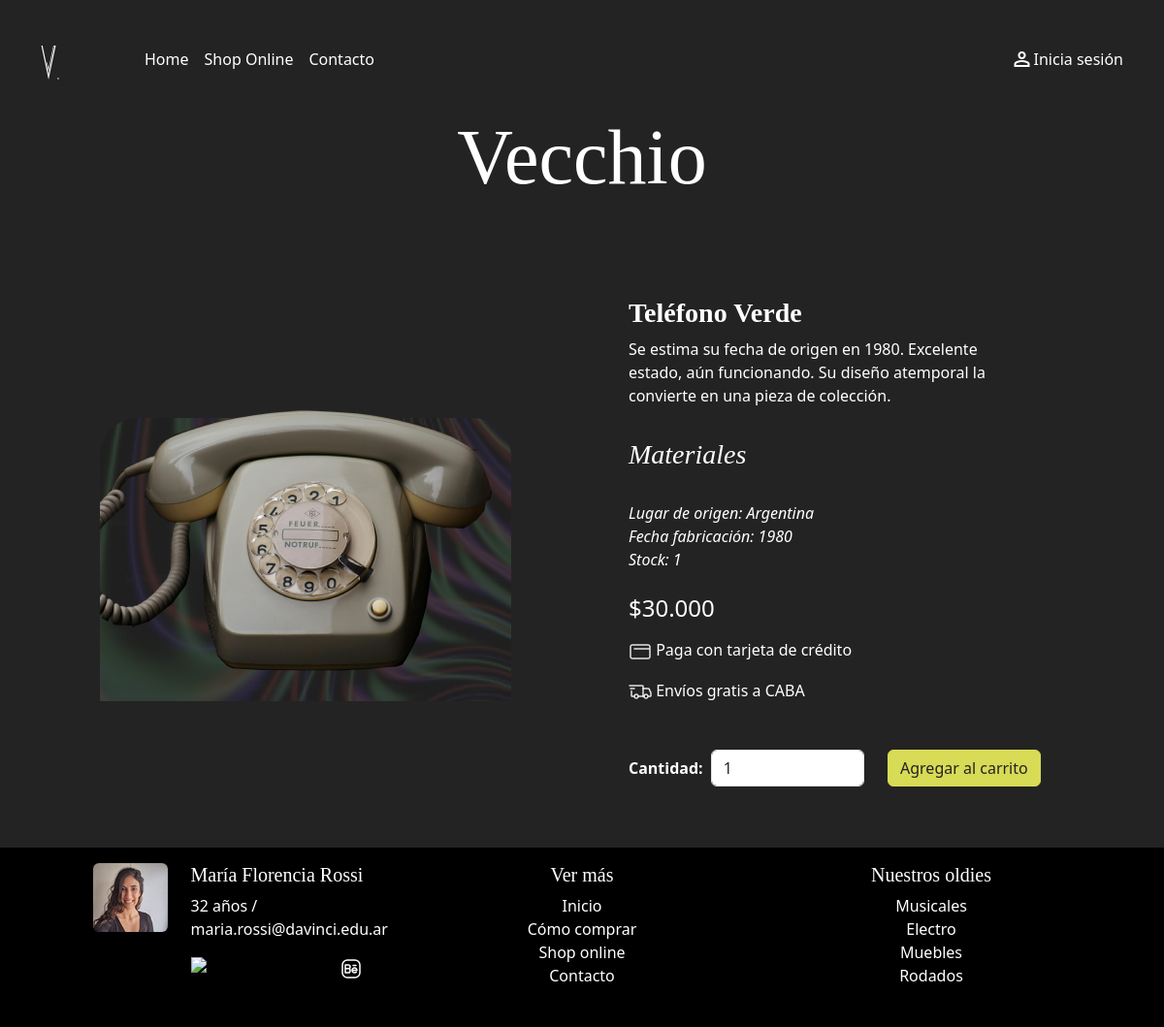
The page /index.php?sec=detalleproducto&id=1 on the database its author committed.
### tables this page shows
CREATE TABLE `productos` (
  `id` int(10) UNSIGNED NOT NULL,
  `categoria_id` int(10) UNSIGNED NOT NULL,
  `nombre` varchar(256) NOT NULL,
  `descripcion` varchar(256) NOT NULL,
  `precio` decimal(11,2) NOT NULL,
  `fecha_origen` year(4) NOT NULL,
  `lugar_origen_id` int(10) UNSIGNED NOT NULL,
  `stock` int(10) UNSIGNED NOT NULL,
  `img` varchar(256) NOT NULL,
  `alt` varchar(256) NOT NULL
);

CREATE TABLE `origen` (
  `id` int(10) UNSIGNED NOT NULL,
  `nombre` varchar(256) NOT NULL,
  `descripcion` varchar(256) NOT NULL
);

### classes/Producto.php (called while the page is built, shortened)
<?PHP
class Producto
{
    private string $nombre;
    private string $descripcion;
    private float $precio;
    private int $fecha_origen;
    private Origen $lugar_origen;
    private int $stock;
    private string $img;
    private string $alt;
    private static $creaValores = ['id', 'nombre', 'descripcion', 'precio', 'fecha_origen', 'stock', 'img', 'alt'];
    private static function creaProducto($productoData): Producto
    {
        $producto = new self();
        foreach (self::$creaValores as $valor) {
            $producto->{$valor} = $productoData[$valor];
        }
        $producto->categoria = Categoria::get_x_id($productoData['categoria_id']);
        $producto->lugar_origen = Origen::get_x_id($productoData['lugar_origen_id']);
        $materialesId =
            !empty($productoData['materiales']) ?
            explode(",", $productoData['materiales']) : [];
        $materiales = [];
        $producto->materiales = $materiales;
        return $producto;
    }
    public static function productoId(int $id): ?Producto
    {
        $conexion = Conexion::getConexion();
        $query = "SELECT
        productos.*,
        GROUP_CONCAT(producto_x_material.material_id) AS materiales
        FROM productos
        LEFT JOIN producto_x_material AS producto_x_material ON productos.id = producto_x_material.producto_id
        WHERE productos.id = ?
        GROUP BY productos.id";
        $PDOStatement = $conexion->prepare($query);
        $PDOStatement->setFetchMode(PDO::FETCH_ASSOC);
        $PDOStatement->execute([$id]);
        $catalogoPorID = self::creaProducto($PDOStatement->fetch());
        return $catalogoPorID != false ? $catalogoPorID : null;
    }
    public function getNombre()
    {
        return $this->nombre;
    }
    public function getDescripcion()
    {
        return $this->descripcion;
    }
    public function getPrecio()
    {
        return $this->precio;
    }
    public function getFecha_origen()
    {
        return $this->fecha_origen;
    }
    public function getLugar_origen()
    {
        return $this->lugar_origen->getNombre();
    }
    public function getStock()
    {
        return $this->stock;
    }
    public function getImg()
    {
        return $this->img;
    }
    public function getAlt()
    {
        return $this->alt;
    }
}

### classes/Categoria.php (called while the page is built, shortened)
<?PHP
class Categoria
{
    public static function get_x_id(int $id): ?Categoria
    {
        $conexion = Conexion::getConexion();
        $query = "SELECT * FROM categoria WHERE id = ?";
        $PDOStatement = $conexion->prepare($query);
        $PDOStatement->setFetchMode(PDO::FETCH_CLASS, self::class);
        $PDOStatement->execute([$id]);
        $resultado = $PDOStatement->fetch();
        return $resultado ? $resultado : null;
    }
}

### classes/Origen.php (called while the page is built, shortened)
<?PHP
class Origen
{
    private $nombre;
    public static function get_x_id(int $id): ?Origen
    {
        $conexion = Conexion::getConexion();
        $query = "SELECT * FROM origen WHERE id = ?";
        $PDOStatement = $conexion->prepare($query);
        $PDOStatement->setFetchMode(PDO::FETCH_CLASS, self::class);
        $PDOStatement->execute([$id]);
        $resultado = $PDOStatement->fetch();
        return $resultado ? $resultado : null;
    }
    public function getNombre()
    {
        return $this->nombre;
    }
}

### views/detalleproducto.php (the view, shortened to what this page needs)
<?php
$id = $_GET["id"] ?? false;
$productoSeleccionado = Producto::productoId($id);
?>
<div class="row mt-5">
    <?PHP if (!empty($productoSeleccionado)) { ?>
        <div class="col-12 col-lg-6 px-1  d-flex flex-direction-row justify-content-center align-items-center">
            <div class="flex-direction-column">
                <img src="imagenes/productos/<?= $productoSeleccionado->getImg() ?>" alt="<?= $productoSeleccionado->getAlt() ?>" class="img-fluid">
            </div>
        </div>
        <div class="col-12 col-lg-6  mt-5 text-lg-start ps-md-5">
            <h2 class="h3 fw-bolder"> <?= $productoSeleccionado->getNombre() ?> </h2>
            <p class="w-75 m-auto m-lg-0"> <?= $productoSeleccionado->getDescripcion() ?> </p>
            <div class="detalleProducto">
                <h3>Materiales</h3>
            </div>
            <div class="detalleProducto">
                <p class="w-75 m-auto m-lg-0"> Lugar de origen: <?= $productoSeleccionado->getLugar_origen() ?> </p>
                <p class="w-75 m-auto m-lg-0"> Fecha fabricación: <?= $productoSeleccionado->getFecha_origen() ?> </p>
                <p class="w-75 m-auto m-lg-0"> Stock: <?= $productoSeleccionado->getStock() ?> </p>
            </div>
            <p class="h4 mt-4">$<?= number_format($productoSeleccionado->getPrecio(), 0, ",", ".") ?></p>
            <div class="mt-3">
                <img src="imagenes/iconos/payment.svg" alt="Icono tarjeta de credito">
                <p class="d-inline">Paga con tarjeta de crédito</p>
            </div>
            <div class="mt-3">
                <img src="imagenes/iconos/shipping.svg" alt="imagen camión envíos">
                <p class="d-inline">Envíos gratis a CABA</p>
            </div>
            <form action="admin/actions/add_productoCarrito_acc.php" method="GET" class="row">
                <div class="col-6 d-flex align-items-center">
                    <label for="cantidad" class="fw-bold me-2">Cantidad: </label>
                    <input type="number" class="form-control" value="1" name="cantidad" id="cantidad">
                </div>
                <div class="col-6">
                    <input type="submit" value="Agregar al carrito" class="btn btn-primary btn-acento mt-5 mb-5">
                </div>
            </form>
        </div>
    <?PHP } else { ?>
        <div class="col">
            <h2 class="text-center m-5">No se encontró el producto deseado.</h2>
        </div>
    <?PHP } ?>
</div>

### estilos/estilo.css (style rules this page uses)
body { background-color: #232323; color: white; }
h1, h2, h3 { font-family: "deconico"; }
.form-control { width: 70%; }
.btn-acento { background-color: #D8DB55; border-color: #D8DB55; color: #232323; }
.detalleProducto { margin-top: 2rem; font-style: italic; }
@media screen and (min-width:1000px) { body { position: relative; padding-bottom: 200px; min-height: 100vh; } }

### rows shown on the page
productos: img (picture), nombre "Teléfono Verde", descripcion "Se estima su fecha de origen en 1980. Excelente estado, aún funcionando. Su diseño atemporal la convierte en una pieza de colección.", fecha_origen "1980", stock "1", precio "30.000"
origen: nombre "Argentina"
